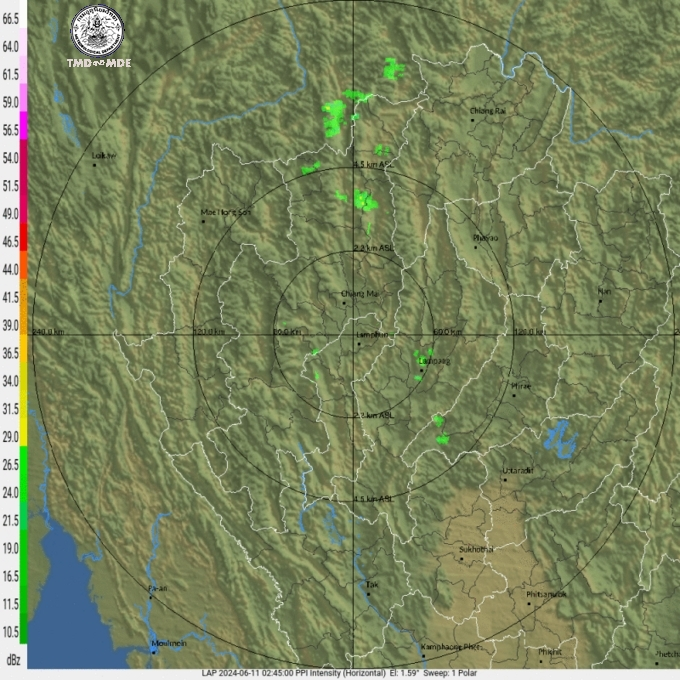
#> input picture IMP1.jpg, 680 x 680 px
$ python testspace.py
#> lines starting #> are read from the running program, lines starting #| are printed output that depends on the picture; after the words box and inside, x2 and y2 are one past the last pixel; in counts of white or black regions, pixels touching at a corner belong together
import cv2
import numpy as np

image = cv2.imread('IMP1.jpg')
#> image is the input picture: shape (680, 680, 3); mean B, G, R 93.7, 131.9, 121
cv2.imshow('Image', image)

# Wait for a key press and close the image window
cv2.waitKey(0)
cv2.destroyAllWindows()

hsv = cv2.cvtColor(image, cv2.COLOR_BGR2HSV)
#> hsv: shape (680, 680, 3); mean H, S, V 40.1, 83, 133.8
lower = np.array([0, 0, 218])
upper = np.array([157, 54, 255])
mask = cv2.inRange(hsv, lower, upper)
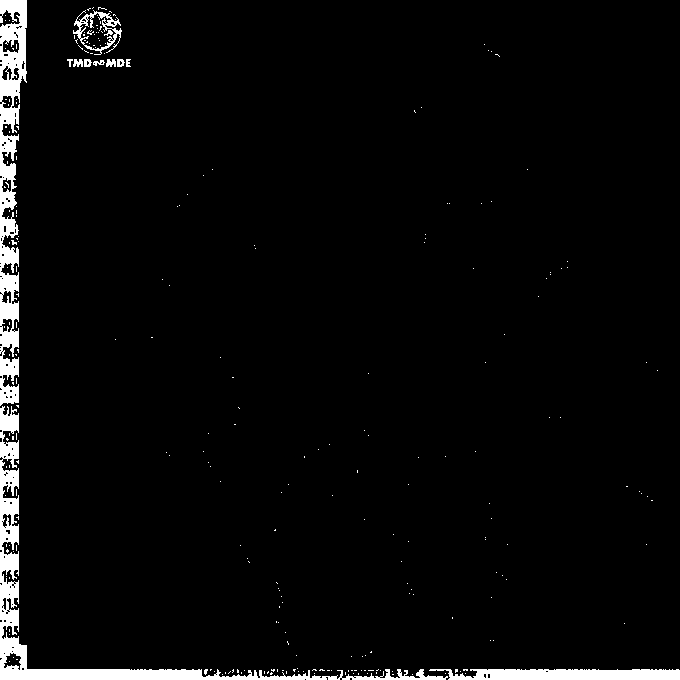
#> mask: shape (680, 680); 3.6% white; 263 white regions (251 under 20 px), largest, box (x1, y1, x2, y2) and area: (0, 406, 448, 680) 7018, (0, 0, 27, 406) 5749, (429, 669, 680, 680) 2331

$ run again, with G1.png saved as IMP1.jpg
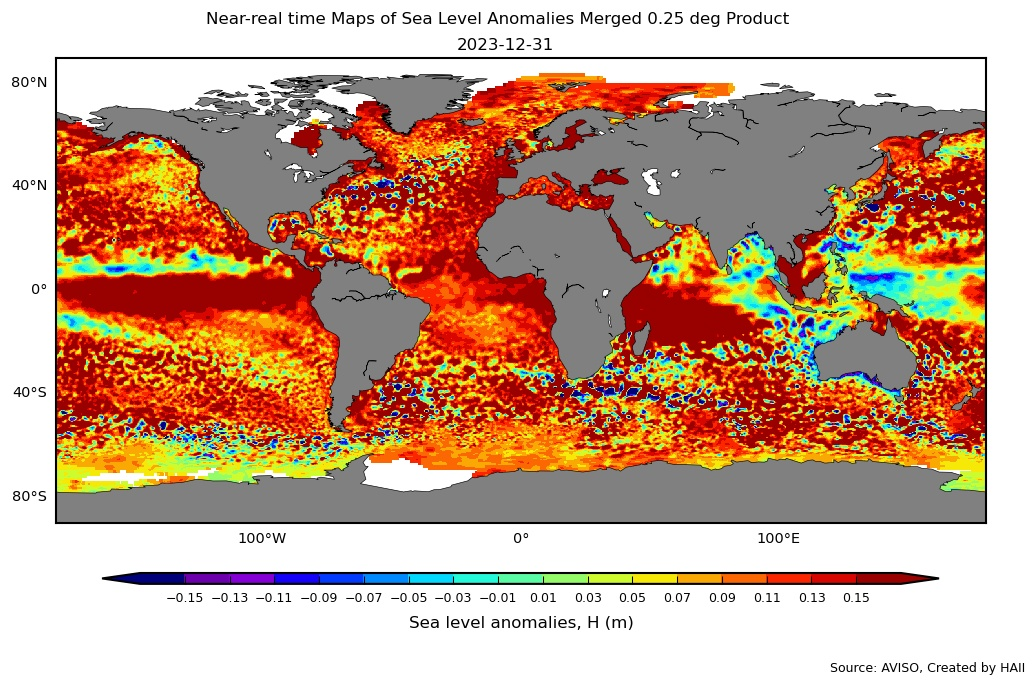
#> input picture G1.png, 1035 x 687 px
#> image is the input picture: shape (687, 1035, 3); mean B, G, R 142.8, 164.5, 199.2
#> hsv: shape (687, 1035, 3); mean H, S, V 14.7, 85.6, 205.4
#> `mask = cv2.inRange(hsv, lower, upper)`:
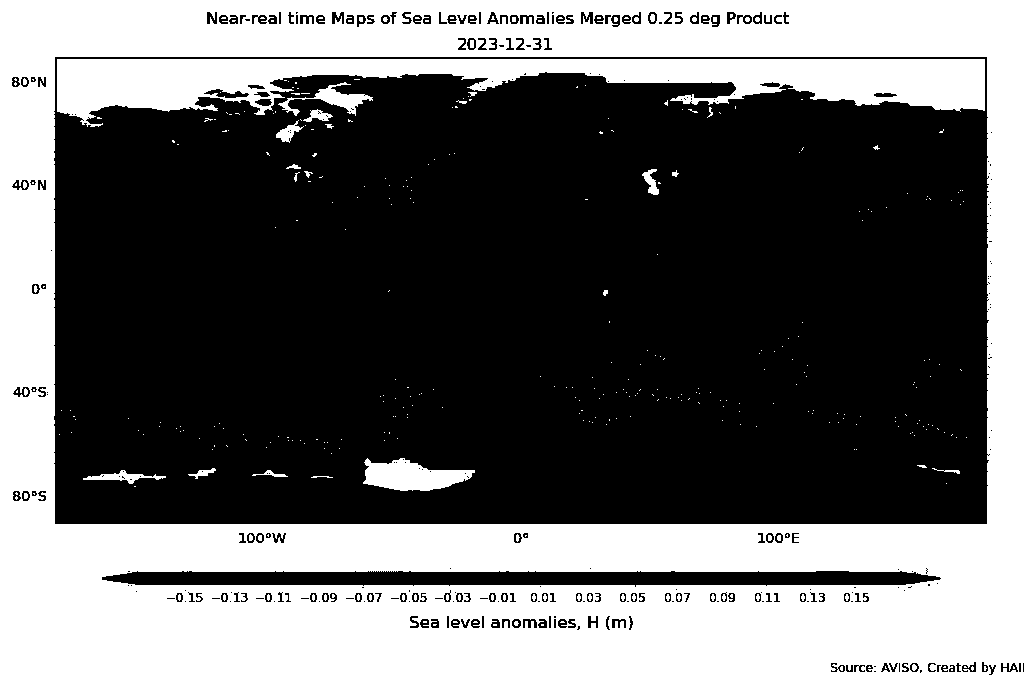
#> mask: shape (687, 1035); 41.2% white; 381 white regions (327 under 20 px), largest, box (x1, y1, x2, y2) and area: (0, 0, 1035, 687) 255989, (57, 59, 985, 127) 30081, (363, 458, 475, 491) 2321
